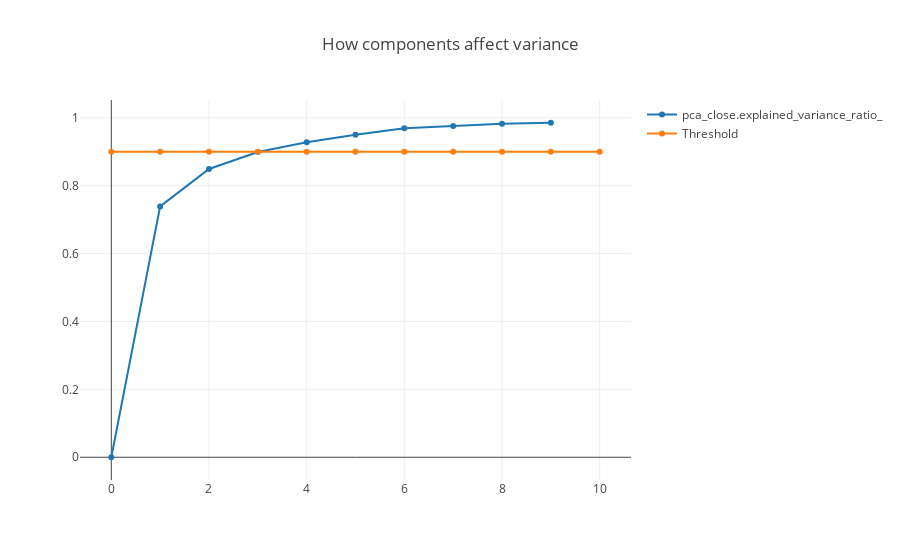

The notebook cell this image was saved under:
### Code cell
x_plot = [i for i in range(len(pca_close.explained_variance_ratio_)+1)]
y_plot = [sum(pca_close.explained_variance_ratio_[:i]) for i in range(len(pca_close.explained_variance_ratio_))]
trace = go.Scatter(
    x=x_plot,
    y=y_plot,
    name='pca_close.explained_variance_ratio_'
)
threshold = go.Scatter(
    x=x_plot,
    y = [0.9, ] * len(x_plot),
    name='Threshold'
)

data = [trace, threshold]

# Set the title
layout = {'title': 'How components affect variance'}

fig = go.Figure(data=data, layout=layout)
iplot(fig, show_link=False)

### Figure 1 — Plotly figure (JSON) as saved in the notebook; plotly's stock layout.template omitted (floating-point values rounded to 4 significant figures)
{"data": [{"name": "pca_close.explained_variance_ratio_", "type": "scatter", "uid": "36d6cbde-f0e0-11e8-9493-85b15cb4c675", "x": [0, 1, 2, 3, 4, 5, 6, 7, 8, 9, 10], "y": [0, 0.739, 0.849, 0.899, 0.9277, 0.9499, 0.9692, 0.976, 0.9821, 0.9853]}, {"name": "Threshold", "type": "scatter", "uid": "36d6ce22-f0e0-11e8-9493-85b15cb4c675", "x": [0, 1, 2, 3, 4, 5, 6, 7, 8, 9, 10], "y": [0.9, 0.9, 0.9, 0.9, 0.9, 0.9, 0.9, 0.9, 0.9, 0.9, 0.9]}], "layout": {"title": "How components affect variance"}}
